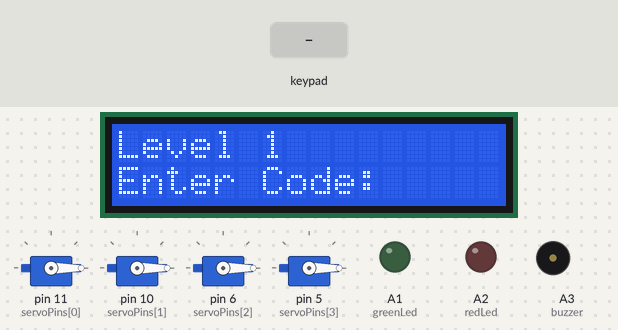
The program below on a simulated Arduino Uno, built with avr-gcc and run on an emulated ATmega328P. Shown: 16×2 character LCD, 4 × servo, output pins drawn as LEDs (lit = HIGH), buzzer (waves = sounding). The inputs (shaded band) are chosen by the test bench. Random numbers use the default seed unless the program sets one.

Above: at 1.2 s.
1.3 s: keypad keys 8 9 1 2 1 3 # pressed 0.4 s apart
At 4.3 s:
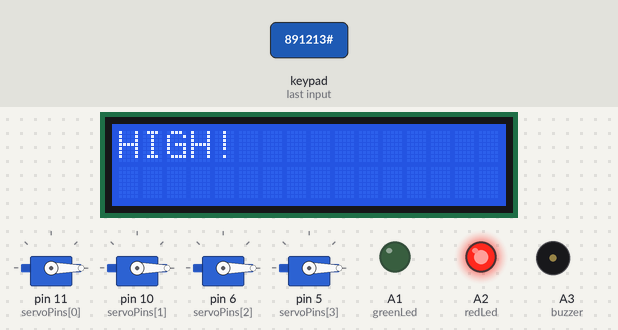
6.2 s: keypad keys 2 3 4 7 # pressed 0.4 s apart
At 8.4 s:
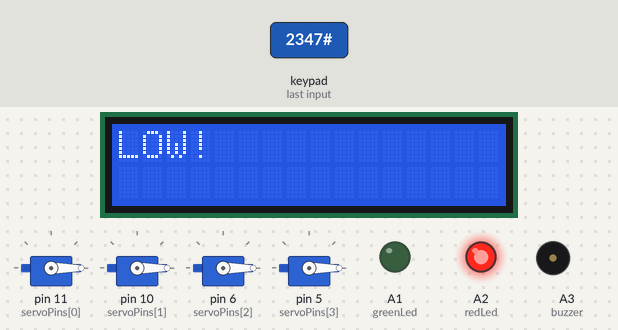
10.3 s: key '1' pressed
At 11.2 s:
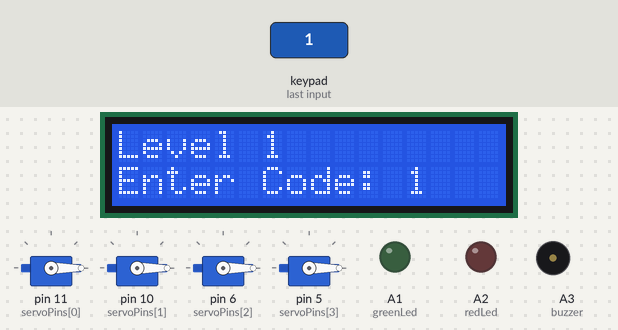
11.8 s: key '2' pressed
At 12.4 s:
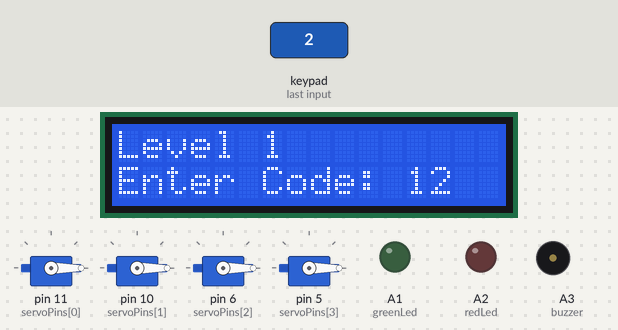
Timing chart, 0 to 14.3 s (numbered marks = the images above; inputs shaded):
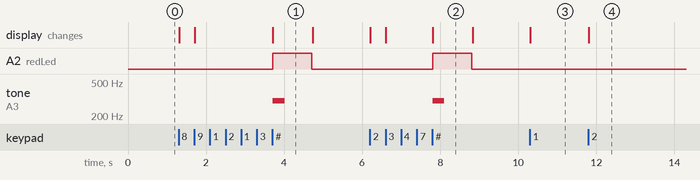

Measured:
- after the input at 1.3 s, A2 (redLed): LOW → HIGH after 2.4 s, → LOW 1.0 s later; tone on A3 (buzzer): silent → 300 Hz after 2.4 s, → silent 0.30 s later; the display: first changes at once (image 1 shows a later state)
- after the input at 6.2 s, A2 (redLed): LOW → HIGH after 1.6 s, → LOW 1.0 s later; tone on A3 (buzzer): silent → 300 Hz after 1.6 s, → silent 0.30 s later; the display: first changes at once (image 2 shows a later state)
- after the input at 10.3 s, the display: changes at once (image 3)
- after the input at 11.8 s, the display: changes at once (image 4)
- what the display in image 1 shows lasts 1.0 s, from 3.7 s to 4.7 s

The program:

main.cpp
```cpp
#include <Arduino.h>
#include <Wire.h>
#include <LiquidCrystal_I2C.h>
#include <Keypad.h>
#include <Servo.h>

void startLevel();
void winGame();

constexpr byte ROWS = 4;
constexpr byte COLS = 4;
char keys[ROWS][COLS] = {
    {'1', '2', '3', 'A'},
    {'4', '5', '6', 'B'},
    {'7', '8', '9', 'C'},
    {'*', '0', '#', 'D'}};

byte colPins[COLS] = {8, 9, 12, 13};
byte rowPins[ROWS] = {2, 3, 4, 7};

Keypad keypad = Keypad(makeKeymap(keys), rowPins, colPins, ROWS, COLS);
LiquidCrystal_I2C lcd(0x27, 16, 2);

Servo servos[4];
constexpr int servoPins[] = {11, 10, 6, 5};

constexpr int greenLed = A1;
constexpr int redLed = A2;
constexpr int buzzer = A3;

int currentLevel = 0;
int secretPassword = 00;
String inputString = "";

void setup()
{
  lcd.init();
  lcd.backlight();
  for (int i = 0; i < 4; i++)
  {
    servos[i].attach(servoPins[i]);
    servos[i].write(0);
  }
  pinMode(greenLed, OUTPUT);
  pinMode(redLed, OUTPUT);
  pinMode(buzzer, OUTPUT);

  startLevel();
}

void startLevel()
{
  secretPassword = random(10, 99);
  inputString = "";
  lcd.clear();
  lcd.print("Level ");
  lcd.print(currentLevel + 1);
  lcd.setCursor(0, 1);
  lcd.print("Enter Code: ");
}

void loop()
{
  char key = keypad.getKey();

  if (!key)
  return;

  if (key >= '0' && key <= '9')
  {

    if (inputString.length() < 2)
    {

      inputString += key;

      lcd.setCursor(12, 1);
      lcd.print("  ");
      lcd.setCursor(12, 1);
      lcd.print(inputString);
    }
  }

  else if (key == '#')
  {

    if (inputString.length() == 0)
    return;

    int guess = inputString.toInt();

    if (guess == secretPassword)
    {

      servos[currentLevel].write(90);
      digitalWrite(greenLed, HIGH);
      tone(buzzer, 1000, 500);

      lcd.clear();
      lcd.print("CORRECT!");

      delay(1000);

      digitalWrite(greenLed, LOW);

      inputString = "";
      currentLevel++;

      if (currentLevel < 4)
      startLevel();

      else
      winGame();
    }

    else
    {

      inputString = "";

      lcd.clear();
      lcd.print(guess > secretPassword ? "HIGH!" : "LOW!");

      digitalWrite(redLed, HIGH);
      tone(buzzer, 300, 300);

      delay(1000);

      digitalWrite(redLed, LOW);

      lcd.clear();
      lcd.print("Level ");
      lcd.print(currentLevel + 1);
      lcd.setCursor(0, 1);
      lcd.print("Enter Code:");
    }
  }

  else if (key == '*')
  {

    inputString = "";

    lcd.setCursor(12, 1);
    lcd.print("  ");
    lcd.setCursor(12, 1);
  }

}

void winGame()
{
  lcd.clear();
  lcd.print("VAULT OPEN!");
  lcd.setCursor(0,1);
  lcd.print("*# to Reset");

  bool waitingForReset = true;
  while(waitingForReset)
  {
    char key = keypad.getKey();
    if(key == '*')
    {
      while(keypad.getKey() != '#');
      currentLevel = 0;
      for (int i = 0; i < 4; i++)
      {
        servos[i].write(0);
      }
      waitingForReset = false;
      startLevel();

    }
  }

}
```
